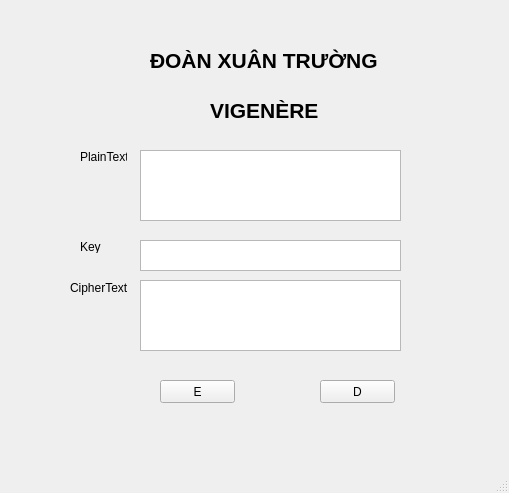
<?xml version="1.0" encoding="UTF-8"?>
<ui version="4.0">
 <class>MainWindow</class>
 <widget class="QMainWindow" name="MainWindow">
  <property name="geometry">
   <rect>
    <x>0</x>
    <y>0</y>
    <width>509</width>
    <height>493</height>
   </rect>
  </property>
  <property name="windowTitle">
   <string>MainWindow</string>
  </property>
  <widget class="QWidget" name="centralwidget">
   <widget class="QLabel" name="label">
    <property name="geometry">
     <rect>
      <x>210</x>
      <y>90</y>
      <width>121</width>
      <height>41</height>
     </rect>
    </property>
    <property name="font">
     <font>
      <pointsize>16</pointsize>
      <weight>75</weight>
      <bold>true</bold>
     </font>
    </property>
    <property name="text">
     <string>VIGENÈRE</string>
    </property>
   </widget>
   <widget class="QLabel" name="label_6">
    <property name="geometry">
     <rect>
      <x>150</x>
      <y>40</y>
      <width>241</width>
      <height>41</height>
     </rect>
    </property>
    <property name="font">
     <font>
      <pointsize>16</pointsize>
      <weight>75</weight>
      <bold>true</bold>
     </font>
    </property>
    <property name="text">
     <string>ĐOÀN XUÂN TRƯỜNG</string>
    </property>
   </widget>
   <widget class="QPushButton" name="btn_encrypt">
    <property name="geometry">
     <rect>
      <x>160</x>
      <y>380</y>
      <width>75</width>
      <height>23</height>
     </rect>
    </property>
    <property name="text">
     <string>E</string>
    </property>
   </widget>
   <widget class="QPushButton" name="btn_decrypt">
    <property name="geometry">
     <rect>
      <x>320</x>
      <y>380</y>
      <width>75</width>
      <height>23</height>
     </rect>
    </property>
    <property name="text">
     <string>D</string>
    </property>
   </widget>
   <widget class="QLabel" name="label_3">
    <property name="geometry">
     <rect>
      <x>70</x>
      <y>280</y>
      <width>61</width>
      <height>16</height>
     </rect>
    </property>
    <property name="text">
     <string>CipherText</string>
    </property>
   </widget>
   <widget class="QPlainTextEdit" name="txt_plain_text">
    <property name="geometry">
     <rect>
      <x>140</x>
      <y>150</y>
      <width>261</width>
      <height>71</height>
     </rect>
    </property>
   </widget>
   <widget class="QLabel" name="label_2">
    <property name="geometry">
     <rect>
      <x>80</x>
      <y>150</y>
      <width>47</width>
      <height>13</height>
     </rect>
    </property>
    <property name="text">
     <string>PlainText</string>
    </property>
   </widget>
   <widget class="QPlainTextEdit" name="txt_cipher_text">
    <property name="geometry">
     <rect>
      <x>140</x>
      <y>280</y>
      <width>261</width>
      <height>71</height>
     </rect>
    </property>
   </widget>
   <widget class="QPlainTextEdit" name="key">
    <property name="geometry">
     <rect>
      <x>140</x>
      <y>240</y>
      <width>261</width>
      <height>31</height>
     </rect>
    </property>
   </widget>
   <widget class="QLabel" name="label_4">
    <property name="geometry">
     <rect>
      <x>80</x>
      <y>240</y>
      <width>47</width>
      <height>13</height>
     </rect>
    </property>
    <property name="text">
     <string>Key</string>
    </property>
   </widget>
  </widget>
  <widget class="QMenuBar" name="menubar">
   <property name="geometry">
    <rect>
     <x>0</x>
     <y>0</y>
     <width>509</width>
     <height>21</height>
    </rect>
   </property>
  </widget>
  <widget class="QStatusBar" name="statusbar"/>
 </widget>
 <resources/>
 <connections/>
</ui>
